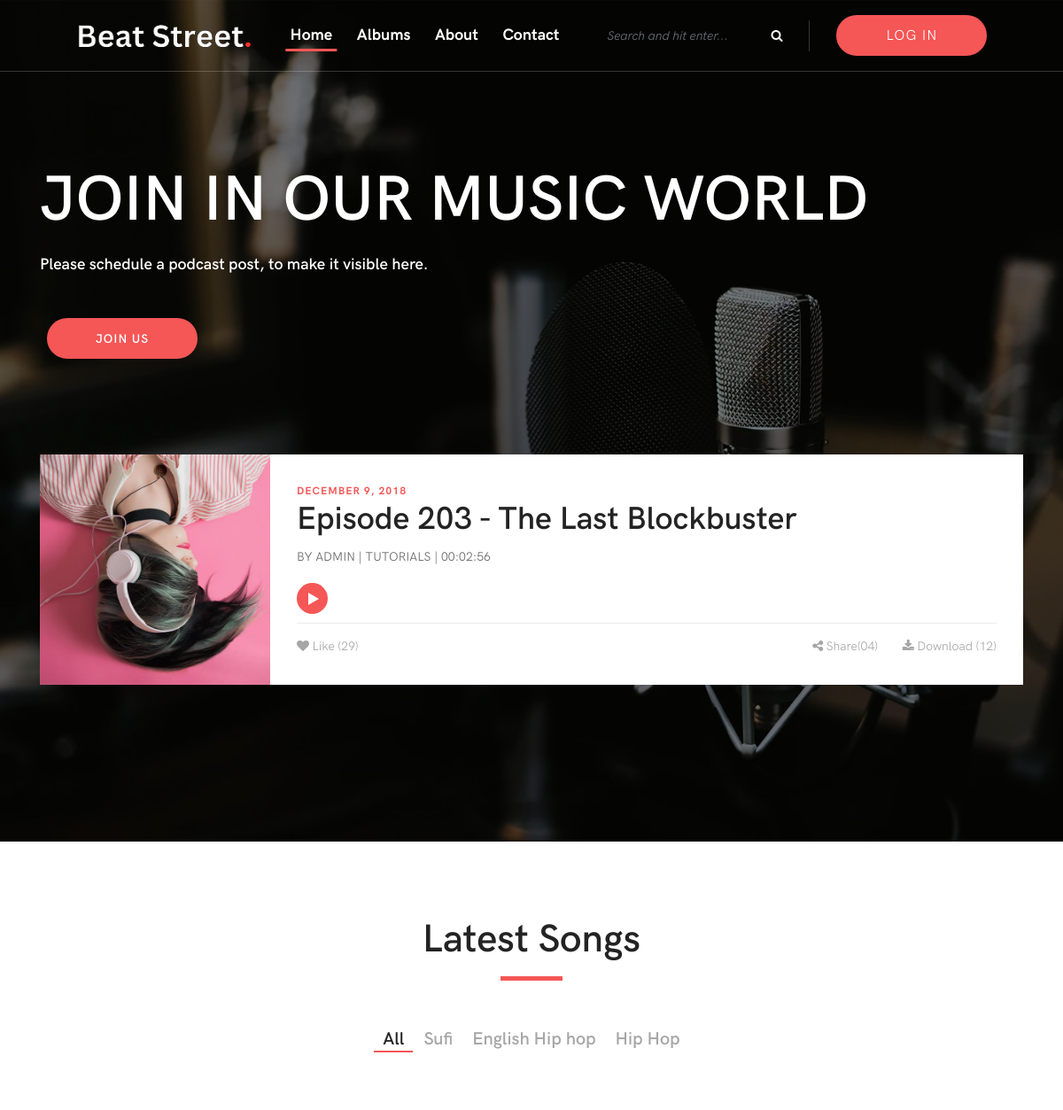
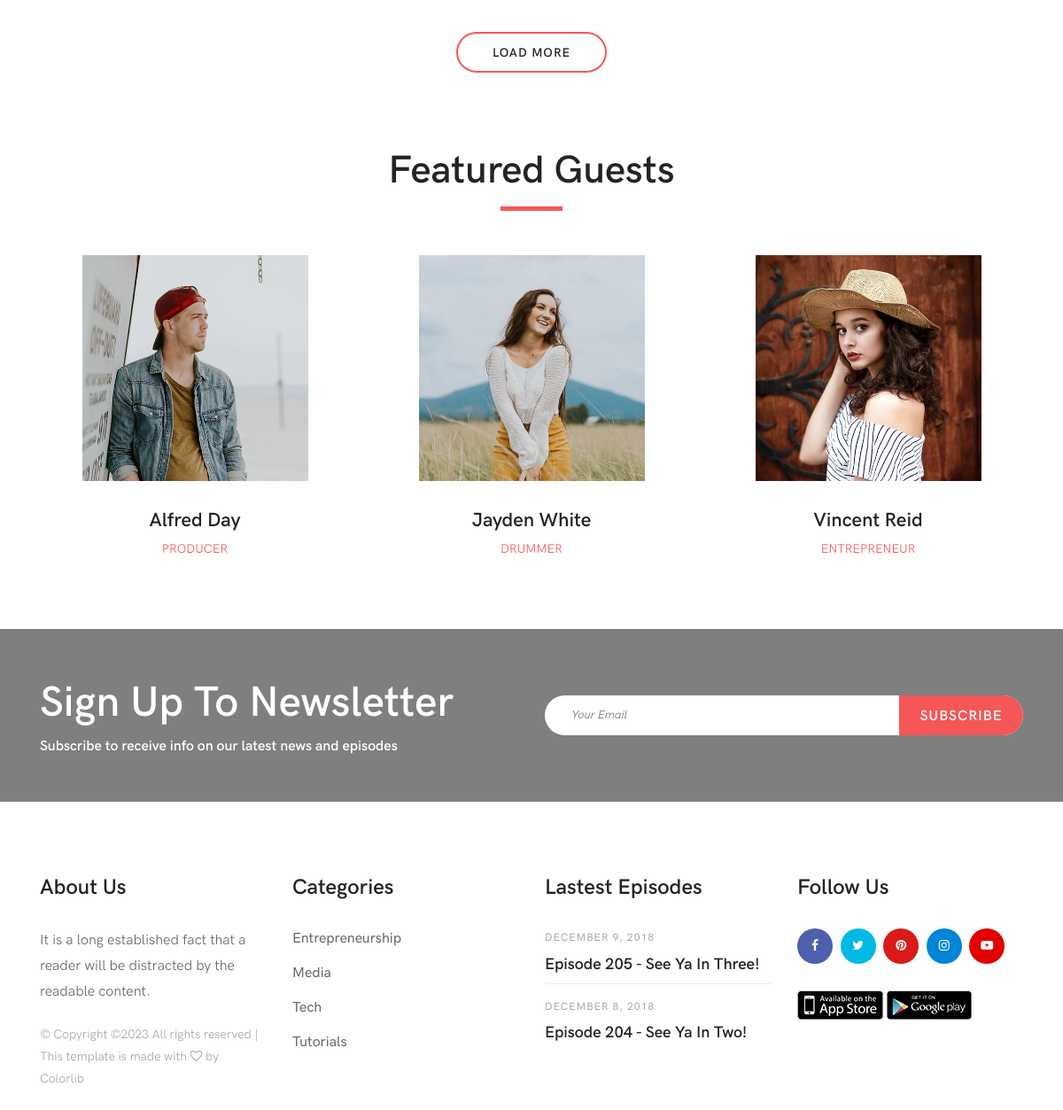
The page / on the database its author committed (2 pictures, top to bottom).
### tables this page shows
CREATE TABLE `tbl_artist` (
  `id` int(11) NOT NULL,
  `artist_name` varchar(200) NOT NULL,
  `artist_category` varchar(200) NOT NULL
);

### index.php (the view, shortened to what this page needs)
<!DOCTYPE html>
<html lang="en">
<head>
  <link rel="stylesheet" href="https://cdnjs.cloudflare.com/ajax/libs/font-awesome/4.7.0/css/font-awesome.min.css">
  <link rel="stylesheet" href="style.css">
</head>
<body>
<header class="header-area">
    <div class="main-header-area">
      <div class="classy-nav-container breakpoint-off">
<?php include('nav.php');?>
      </div>
    </div>
  </header>
  <section class="welcome-area">
    <div class="welcome-slides owl-carousel">
      <div class="welcome-welcome-slide bg-img bg-overlay" style="background-image: url(img/bg-img/1.jpg);">
        <div class="container h-100">
          <div class="row h-100 align-items-center">
            <div class="col-12">
              <div class="welcome-text">
                <h2 data-animation="fadeInUp" data-delay="100ms">JOIN IN OUR MUSIC WORLD</h2>
                <h5 data-animation="fadeInUp" data-delay="300ms">Please schedule a podcast post, to make it visible here.</h5>
                <div class="welcome-btn-group">
                  <a href="signup.php" class="btn poca-btn m-2 ml-0 active" data-animation="fadeInUp" data-delay="500ms">Join Us</a>
                </div>
              </div>
              <div class="poca-music-area mt-100 d-flex align-items-center flex-wrap" data-animation="fadeInUp" data-delay="900ms">
                <div class="poca-music-thumbnail">
                  <img src="./img/bg-img/4.jpg" alt="">
                </div>
                <div class="poca-music-content">
                  <span class="music-published-date">December 9, 2018</span>
                  <h2>Episode 203 - The Last Blockbuster</h2>
                  <div class="music-meta-data">
                    <p>By <a href="#" class="music-author">Admin</a> | <a href="#" class="music-catagory">Tutorials</a> | <a href="#" class="music-duration">00:02:56</a></p>
                  </div>
                  <div class="poca-music-player">
                  </div>
                  <div class="likes-share-download d-flex align-items-center justify-content-between">
                    <a href="#"><i class="fa fa-heart" aria-hidden="true"></i> Like (29)</a>
                    <div>
                      <a href="#" class="mr-4"><i class="fa fa-share-alt" aria-hidden="true"></i> Share(04)</a>
                      <a href="#"><i class="fa fa-download" aria-hidden="true"></i> Download (12)</a>
                    </div>
                  </div>
                </div>
              </div>
            </div>
          </div>
        </div>
      </div>
    </div>
  </section>
  <section class="poca-latest-epiosodes section-padding-80">
    <div class="container">
      <div class="row">
        <div class="col-12">
          <div class="section-heading text-center">
            <h2>Latest Songs</h2>
            <div class="line"></div>
          </div>
        </div>
      </div>
    </div>
    <div class="container">
      <div class="poca-projects-menu mb-30 wow fadeInUp" data-wow-delay="0.3s">
        <div class="text-center portfolio-menu">
          <?php
          include('connection.php');
          $select = "SELECT * FROM `tbl_artist`";
          $result = mysqli_query($con, $select);
          ?>
          <div class="d-flex justify-content-center" id="category">
            <button class="btn active" data-filter="*" name="btnAll" id="ID_All" type="button">All</button>
            <?php while ($row = mysqli_fetch_array($result)) { ?>
              <button class="btn" type="button" onclick="btnCat(<?php echo $row['id'] ?>)" id="<?php echo $row['id'] ?>"><?php echo $row["artist_category"]; ?></button>
            <?php } ?>
          </div>
        </div>
      </div>
    </div>
    <div class="container">
      <div class="row">
        <div class="col-12 text-center">
          <a href="#" class="btn poca-btn mt-70">Load More</a>
        </div>
      </div>
    </div>
  </section>
  <section class="featured-guests-area">
    <div class="container">
      <div class="row">
        <div class="col-12">
          <div class="section-heading text-center">
            <h2>Featured Guests</h2>
            <div class="line"></div>
          </div>
        </div>
      </div>
      <div class="row justify-content-around">
        <div class="col-12 col-sm-6 col-md-4 col-lg-3">
          <div class="single-featured-guest mb-80">
            <img src="img/bg-img/25.jpg" alt="">
            <div class="guest-info">
              <h5>Alfred Day</h5>
              <span>PRODUCER</span>
            </div>
          </div>
        </div>
        <div class="col-12 col-sm-6 col-md-4 col-lg-3">
          <div class="single-featured-guest mb-80">
            <img src="img/bg-img/26.jpg" alt="">
            <div class="guest-info">
              <h5>Jayden White</h5>
              <span>DRUMMER</span>
            </div>
          </div>
        </div>
        <div class="col-12 col-sm-6 col-md-4 col-lg-3">
          <div class="single-featured-guest mb-80">
            <img src="img/bg-img/27.jpg" alt="">
            <div class="guest-info">
              <h5>Vincent Reid</h5>
              <span>ENTREPRENEUR</span>
            </div>
          </div>
        </div>
      </div>
    </div>
  </section>
  <section class="poca-newsletter-area bg-img bg-overlay pt-50 jarallax" style="background-image: url(img/bg-img/15.jpg);">
    <div class="container">
      <div class="row align-items-center">
        <div class="col-12 col-lg-6">
          <div class="newsletter-content mb-50">
            <h2>Sign Up To Newsletter</h2>
            <h6>Subscribe to receive info on our latest news and episodes</h6>
          </div>
        </div>
        <div class="col-12 col-lg-6">
          <div class="newsletter-form mb-50">
            <form action="#" method="post">
              <input type="email" name="nl-email" class="form-control" placeholder="Your Email">
              <button type="submit" class="btn">Subscribe</button>
            </form>
          </div>
        </div>
      </div>
    </div>
  </section>
  <footer class="footer-area section-padding-80-0">
    <div class="container">
      <div class="row">
        <div class="col-12 col-sm-6 col-lg-3">
          <div class="single-footer-widget mb-80">
            <h4 class="widget-title">About Us</h4>
            <p>It is a long established fact that a reader will be distracted by the readable content.</p>
            <div class="copywrite-content">
              <p>&copy;
                Copyright &copy; All rights reserved | This template is made with <i class="fa fa-heart-o" aria-hidden="true"></i> by <a href="https://colorlib.com" target="_blank">Colorlib</a>
              </p>
            </div>
          </div>
        </div>
        <div class="col-12 col-sm-6 col-lg-3">
          <div class="single-footer-widget mb-80">
            <h4 class="widget-title">Categories</h4>
            <nav>
              <ul class="catagories-nav">
                <li><a href="#">Entrepreneurship</a></li>
                <li><a href="#">Media</a></li>
                <li><a href="#">Tech</a></li>
                <li><a href="#">Tutorials</a></li>
              </ul>
            </nav>
          </div>
        </div>
        <div class="col-12 col-sm-6 col-lg-3">
          <div class="single-footer-widget mb-80">
            <h4 class="widget-title">Lastest Episodes</h4>
            <div class="single-latest-episodes">
              <p class="episodes-date">December 9, 2018</p>
              <a href="#" class="episodes-title">Episode 205 - See Ya In Three!</a>
            </div>
            <div class="single-latest-episodes">
              <p class="episodes-date">December 8, 2018</p>
              <a href="#" class="episodes-title">Episode 204 - See Ya In Two!</a>
            </div>
          </div>
        </div>
        <div class="col-12 col-sm-6 col-lg-3">
          <div class="single-footer-widget mb-80">
            <h4 class="widget-title">Follow Us</h4>
            <div class="footer-social-info">
              <a href="#" class="facebook" data-toggle="tooltip" data-placement="top" title="Facebook"><i class="fa fa-facebook"></i></a>
              <a href="#" class="twitter" data-toggle="tooltip" data-placement="top" title="Twitter"><i class="fa fa-twitter"></i></a>
              <a href="#" class="pinterest" data-toggle="tooltip" data-placement="top" title="Pinterest"><i class="fa fa-pinterest"></i></a>
              <a href="#" class="instagram" data-toggle="tooltip" data-placement="top" title="Instagram"><i class="fa fa-instagram"></i></a>
              <a href="#" class="youtube" data-toggle="tooltip" data-placement="top" title="YouTube"><i class="fa fa-youtube-play"></i></a>
            </div>
            <div class="app-download-button mt-30">
              <a href="#"><img src="./img/core-img/app-store.png" alt=""></a>
              <a href="#"><img src="./img/core-img/google-play.png" alt=""></a>
            </div>
          </div>
        </div>
      </div>
    </div>
  </footer>
</body>
</html>

### css/default-assets/classy-nav.css (style rules this page uses)
body { font-family: "Roboto", sans-serif; }
ul { margin: 0; }
ul li { list-style: none; }
img { height: auto; max-width: 100%; }
.bg-img { background-position: center center; background-size: cover; background-repeat: no-repeat; }
.classy-nav-container { position: relative; z-index: 100; background-color: #ffffff; }
.justify-content-between { -webkit-box-pack: justify; -ms-flex-pack: justify; justify-content: space-between; }
.justify-content-center { -webkit-box-pack: center; -ms-flex-pack: center; justify-content: center; }

### rows shown on the page
tbl_artist: artist_category "Sufi"
tbl_artist: artist_category "English Hip hop"
tbl_artist: artist_category "Hip Hop"
